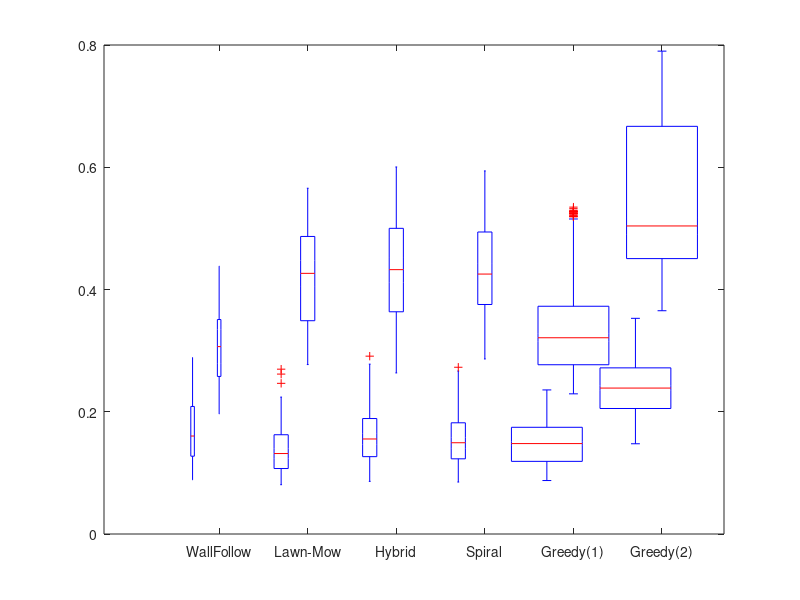

This figure's MATLAB source: (Note: this script raises an error after producing the figure.)
%columns:
%1 - time
%2 - speed
%3 - sticking coefficient OR sigma
%4 - transition probability
%5 - kill rate
%6 - mode
%7 - row spacing
%8 - result

stickyTestResults = csvread('StickyWallResults.csv');

%set up data by value
%time
% filename = 'StickyTimeResults.pdf';
% vals = [300 600];
% group1 = stickyTestResults(stickyTestResults(:,1)==vals(1),:);
% group2 = stickyTestResults(stickyTestResults(:,1)==vals(2),:);

%speed/time
filename = 'StickySpeedTimeResultsLgFont.pdf';
group1 = stickyTestResults(stickyTestResults(:,1)==300,:);
group1 = group1(group1(:,2)==6,:);
group2 = stickyTestResults(stickyTestResults(:,1)==600,:);
group2 = group2(group2(:,2)==12,:);

f=figure;
% set positions for boxes
position_1 = 1:1:6;
position_2 = 1.3:1:6.3;
% plot first set of boxes in blue
h1 = boxplot(group1(:,8)/10000,group1(:,6),'colors','b','positions',position_1,'width',0.18);
hold on  % Keep the first box plot on figure
% plot second set of boxes in red
h2 = boxplot(group2(:,8)/10000,group2(:,6),'colors',[0.8 0 0],'positions',position_2,'width',0.18);

%set axis labels
set(gca,'XTickLabel',{'WallFollow','Lawn-Mow','Hybrid','Spiral','Greedy(1)','Greedy(2)'}) %sticky walls

%hide outliers
set(h1(7,:),'Visible','off')
set(h2(7,:),'Visible','off')
%build legend
box_vars = findall(gca,'Tag','Box');
%hLegend = legend(box_vars([7,1]), {[num2str(vals(1)) ' s'],[num2str(vals(2)) ' s']},'Location','northwest');
hLegend = legend(box_vars([7,1]), {'Low Speed/Time','High Speed/Time'},'Location','northoutside');

hold off
% Insert texts and labels
ylabel('Fraction of Population Found')
xlabel('Search Method')
%ylim([0.05 0.8])
set(gcf,'PaperPositionMode','auto','PaperSize',[7,4],'PaperPosition',[0,0,7,4] );
%print(gcf, '-dpdf', filename);